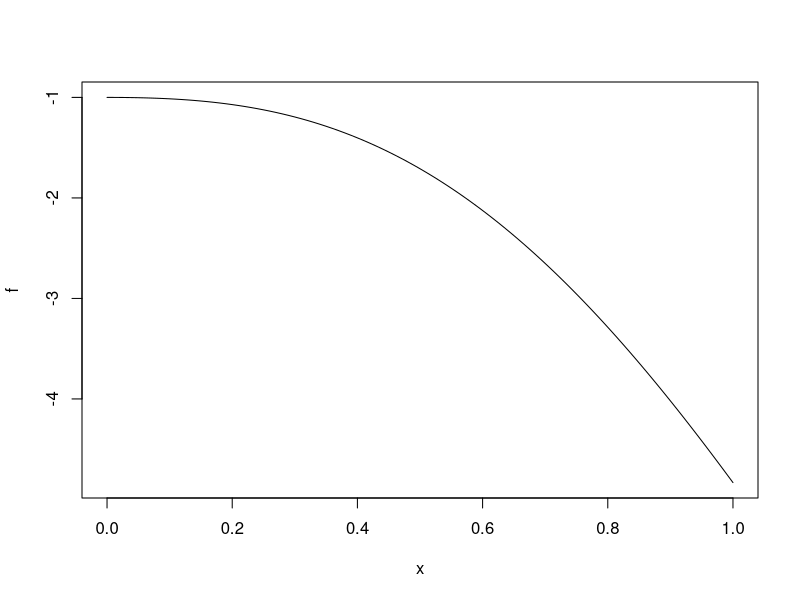

The R script that drew this image: (Note: this script raises an error after producing the figure.)
#comenzemos definiendo la funcion
f <- function(x){2*x*cos(2*x)-(x+1)^2}
#graficamos f
plot(f)

#Justificacion de intervalos
#viendo esta primer grafica se recomienda escoger intervalos entre 0 y 1
#la grafica parece cortar el eje x entre estos valores a simple vista
#ejemplos
# a = 0 , b =1
# a = 0.5  b = 1

tol <- 10^-6
num <- as.numeric(readline("Ingrese el numero maximo de iteraciones: "))
a <- as.numeric(readline("Ingrese el extremo inferior de su intervalo: "))
b <- as.numeric(readline("Ingrese el extremo superior de su intervalo (debe ser mayor que el inferior) : "))

i <- 1
while(i<=num){
  x <- (a+b)/2
  w <- abs(a-b)
  if(w <= tol | f(x) == 0){
    print("La aproximación a la raíz es: ")
    print(x)
    plot(f, a,b, col = "blue")
    break
  }
  if((f(a)*f(x)) < 0){
    b <- x
  }else{
    a <- x
  }
  i<- (i+1)
}
if(i == num+1){
  print("se llego al numero maximo de iteraciones")
}

